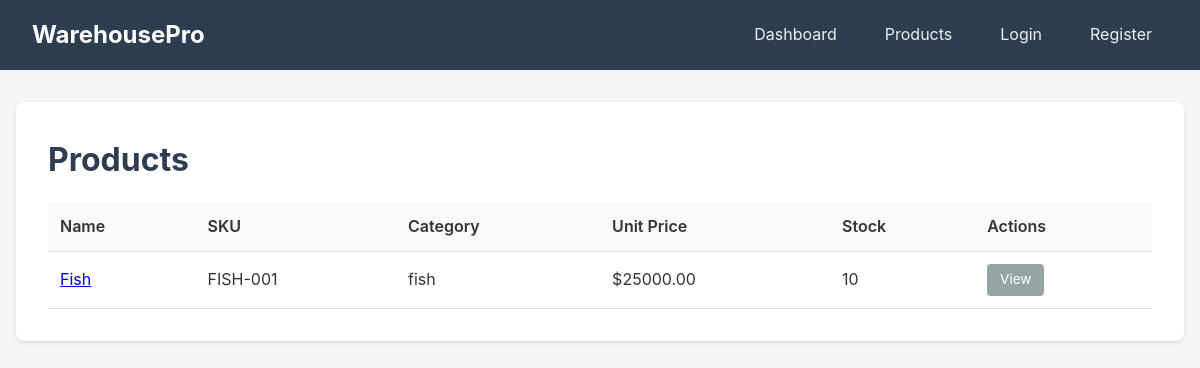
Screenshot of /inventory/products/ with the database file from the repository.
### inventory/models.py (models this page shows, shortened)
class TimeStampedModel(models.Model):
    created_at = models.DateTimeField(auto_now_add=True)
    updated_at = models.DateTimeField(auto_now=True)
    class Meta:
        abstract = True

class Product(TimeStampedModel):
    name = models.CharField(max_length=200)
    sku = models.CharField(max_length=60, unique=True)
    unit_price = models.DecimalField(max_digits=12, decimal_places=2, default=0)
    reorder_level = models.PositiveIntegerField(default=0)
    category = models.ForeignKey(Category, on_delete=models.PROTECT, related_name="products")
    suppliers = models.ManyToManyField(Supplier, related_name="products", blank=True)
    image = models.ImageField(upload_to="products/", blank=True, null=True)
    def current_stock(self) -> int:
        agg = self.movements.aggregate(
            total_in=Sum("quantity", filter=Q(movement_type="IN")),
            total_out=Sum("quantity", filter=Q(movement_type="OUT")),
        )
        total_in = agg.get("total_in") or 0
        total_out = agg.get("total_out") or 0
        return total_in - total_out

class Category(TimeStampedModel):
    name = models.CharField(max_length=120, unique=True)

### inventory/views.py (the view)
# urls.py: path("products/", views.product_list, name="product_list"),
def product_list(request):
    products = Product.objects.select_related("category").all().order_by("name")
    product_data = []
    for p in products:
        product_data.append({"product": p, "stock": p.current_stock()})
    return render(request, "inventory/product_list.html", {"product_data": product_data})

### inventory/templates/inventory/product_list.html (shortened to what this page needs)
{% extends "base.html" %}
{% block content %}
<div class="card">
    <div style="display: flex; justify-content: space-between; align-items: center;">
        <h1>Products</h1>
    </div>
    {% if product_data %}
        <table>
            <thead>
                <tr>
                    <th>Name</th>
                    <th>SKU</th>
                    <th>Category</th>
                    <th>Unit Price</th>
                    <th>Stock</th>
                    <th>Actions</th>
                </tr>
            </thead>
            <tbody>
                {% for item in product_data %}
                    <tr>
                        <td><a href="{% url 'inventory:product_detail' item.product.pk %}">{{ item.product.name }}</a></td>
                        <td>{{ item.product.sku }}</td>
                        <td>{{ item.product.category.name }}</td>
                        <td>${{ item.product.unit_price }}</td>
                        <td>{{ item.stock }}</td>
                        <td>
                            <a href="{% url 'inventory:product_detail' item.product.pk %}" class="btn btn-secondary" style="padding: 0.3rem 0.8rem; font-size: 0.85rem;">View</a>
                        </td>
                    </tr>
                {% endfor %}
            </tbody>
        </table>
    {% else %}
        <p class="mt-1">No products found. Add your first product to get started.</p>
    {% endif %}
</div>
{% endblock %}

### templates/base.html (style rules this page uses)
* { margin: 0; padding: 0; box-sizing: border-box; }
body { font-family: -apple-system, BlinkMacSystemFont, 'Segoe UI', Roboto, Oxygen, Ubuntu, sans-serif; line-height: 1.6; color: #333; background-color: #f5f5f5; }
.card { background: #fff; border-radius: 8px; box-shadow: 0 2px 4px rgba(0,0,0,0.1); padding: 2rem; margin-bottom: 1rem; }
.card h1, .card h2 { margin-bottom: 1rem; color: #2c3e50; }
.btn { display: inline-block; padding: 0.75rem 1.5rem; border: none; border-radius: 4px; font-size: 1rem; cursor: pointer; text-decoration: none; transition: background-color 0.2s; }
.btn-secondary { background-color: #95a5a6; color: #fff; }
table { width: 100%; border-collapse: collapse; }
table th, table td { padding: 0.75rem; text-align: left; border-bottom: 1px solid #ddd; }
table th { background-color: #f8f9fa; font-weight: 600; }

### rows the page displays
Product: product.name "Fish", product.sku "FISH-001", product.category.name "fish", product.unit_price "25000.00", stock "10"
